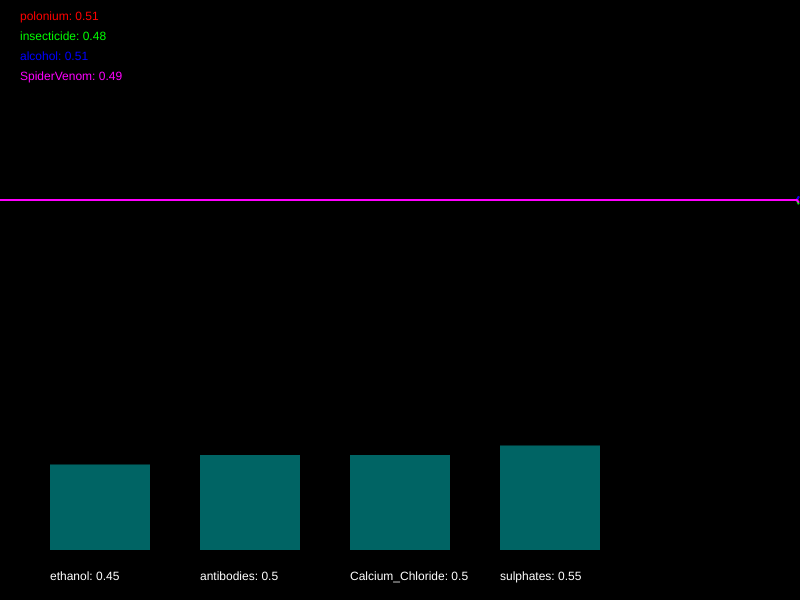
Frame 1 (no input)
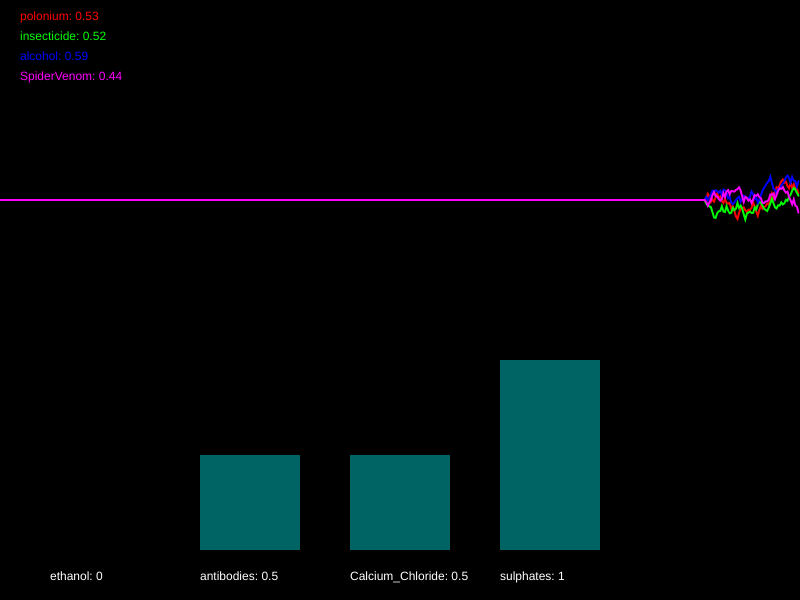
Frame 60 (no input)
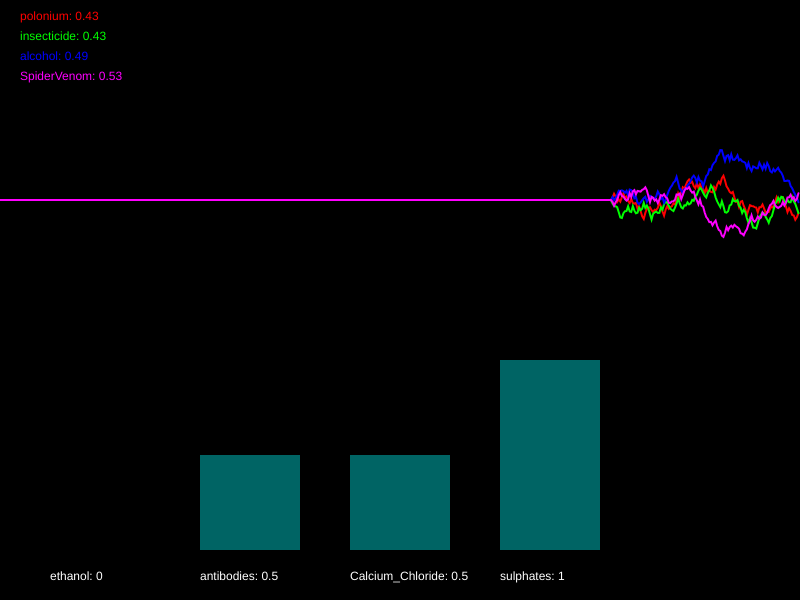
Frame 120 (the mouse pressed at the canvas centre since frame 60)

The p5.js sketch that drew these frames (run headless with seeded random() and noise() and a simulated clock; from frame 60 on, the mouse is pressed at the canvas centre):

// p5.js sketch
// ── sketch.js
/*

Officer: 6174876
CaseNum: 401-1-52429043-6174876

Case 401 - The Case of Norbert's Weiner Stand
Stage 2 - Toxic Burrito

Norbert is at it again. This time he’s set up a burrito stall and is lacing burritos with his foul toxin. The chaos is spreading. People are dropping like flies and burrito sales have fallen through the floor. To make matters worse it seems Norbert has cottoned on to our methods and has upped the complexity of his poison. You’ll find the antidote harder to develop this time. So kid, head down to the lab and get working.

You must develop the antidote by using conditional statements in the draw loop to do the following:

	- If insecticide goes above 0.66 or SpiderVenom dips below 0.59, try decreasing ethanol by 0.05
	- If alcohol dips below 0.5, try increasing ethanol by 0.04
	- When alcohol dips below 0.72 and polonium dips below 0.37, reduce antibodies by 0.01
	- When insecticide goes above 0.64 and SpiderVenom dips below 0.68, increment antibodies by 0.02
	- When polonium goes above 0.72 and alcohol goes above 0.73, try decreasing Calcium_Chloride by 0.01
	- When insecticide goes above 0.75, try increasing Calcium_Chloride by 0.04
	- When alcohol dips below 0.41, try decreasing sulphates by 0.02
	- When polonium goes above 0.39, increment sulphates by 0.05


Your conditional statements should consider the following poisons:

	- polonium
	- insecticide
	- alcohol
	- SpiderVenom


Your conditional statements should modify the following antidotes:

	- ethanol
	- antibodies
	- Calcium_Chloride
	- sulphates


- There are many ways to complete this task but you should only use the following commands and operators:

	if(){}
	>
	<
	&&
	||
	+=
	-=

*/

//Declare the poison variables
var polonium;
var insecticide;
var alcohol;
var SpiderVenom;


//Declare the antidote variables
var ethanol;
var antibodies;
var Calcium_Chloride;
var sulphates;


//This variable is used for drawing the graph
var graphs;


function setup() {

	createCanvas(800, 600);
	strokeWeight(2);

	//initialise the poisons and antidotes
	polonium = 0.5;
	insecticide = 0.5;
	alcohol = 0.5;
	SpiderVenom = 0.5;
	ethanol = 0.5;
	antibodies = 0.5;
	Calcium_Chloride = 0.5;
	sulphates = 0.5;


	//fills the graph with empty values
	graphs = [];

	for (var i = 0; i < 4; i++) {
		graphs.push([]);
		for (var j = 0; j < 512; j++) {
			graphs[i].push(0.5);
		}
	}

}

function draw() {

	//Develop the antidote below
	//Write conditional statements to change the amount of each substance ...


	// - If insecticide goes above 0.66 or SpiderVenom dips below 0.59, try decreasing ethanol by 0.05
	// - When insecticide goes above 0.64 and SpiderVenom dips below 0.68, increment antibodies by 0.02
	// - When insecticide goes above 0.75, try increasing Calcium_Chloride by 0.04


	// - If alcohol dips below 0.5, try increasing ethanol by 0.04
	// - When alcohol dips below 0.72 and polonium dips below 0.37, reduce antibodies by 0.01
	// - When alcohol dips below 0.41, try decreasing sulphates by 0.02

	// - When polonium goes above 0.72 and alcohol goes above 0.73, try decreasing Calcium_Chloride by 0.01
	// - When polonium goes above 0.39, increment sulphates by 0.05

	if (insecticide > 0.66 || SpiderVenom < 0.59) {
		ethanol -= 0.05
	}
	if (insecticide > 0.64 && SpiderVenom < 0.68) {
		antibodies += 0.02
	}
	if (insecticide > 0.75) {
		Calcium_Chloride += 0.04
	}

	if (alcohol < 0.5) {
		ethanol += 0.04
	}
	if (alcohol < 0.72 && polonium < 0.37) {
		antibodies -= 0.01
	}
	if (alcohol < 0.41) {
		sulphates -= 0.02
	}

	if (polonium > 0.72 && alcohol > 0.73) {
		Calcium_Chloride -= 0.01
	}
	if (polonium > 0.39) {
		sulphates += 0.05
	}





	//////////////////////////////////////////////////////

	//the code below generates new values using random numbers

	/*
		For testing, you might want to temporarily comment out
		these lines and set the same variables to constant values
		instead.
	*/

	polonium = nextValue(graphs[0], polonium);
	insecticide = nextValue(graphs[1], insecticide);
	alcohol = nextValue(graphs[2], alcohol);
	SpiderVenom = nextValue(graphs[3], SpiderVenom);


	ethanol = constrain(ethanol, 0, 1);
	antibodies = constrain(antibodies, 0, 1);
	Calcium_Chloride = constrain(Calcium_Chloride, 0, 1);
	sulphates = constrain(sulphates, 0, 1);


	///////// DO NOT CHANGE THE CODE BELOW ///////////

	//drawing code

	// set background
	background(0);
	noFill();

	//draw the graphs for the vitals
	var colors = [
		color(255, 0, 0),
		color(0, 255, 0),
		color(0, 0, 255),
		color(255, 0, 255),
		color(255, 255, 0),
		color(0, 255, 255)
	];

	for (var i = 0; i < graphs.length; i++) {
		stroke(colors[i]);
		drawGraph(graphs[i]);
	}

	//draw the poisons as text
	noStroke();
	fill(colors[0]);
	text('polonium: ' + nf(polonium, 1, 2), 20, 20);
	fill(colors[1]);
	text('insecticide: ' + nf(insecticide, 1, 2), 20, 40);
	fill(colors[2]);
	text('alcohol: ' + nf(alcohol, 1, 2), 20, 60);
	fill(colors[3]);
	text('SpiderVenom: ' + nf(SpiderVenom, 1, 2), 20, 80);


	//draw the antidotes bar chart
	drawBar(ethanol, 50, 'ethanol');
	drawBar(antibodies, 200, 'antibodies');
	drawBar(Calcium_Chloride, 350, 'Calcium_Chloride');
	drawBar(sulphates, 500, 'sulphates');


}

function nextValue(graph, val) {
	//gets the next value for a vital and puts it in an array for drawing
	var delta = random(-0.03, 0.03);

	val += delta;
	if (val > 1 || val < 0) {
		delta *= -1;
		val += delta * 2;
	}

	graph.push(val)
	graph.shift();
	return val;
}

function drawGraph(graph) {
	//draws an array as a graph
	beginShape();
	for (var i = 0; i < graph.length; i++) {
		vertex(width * i / 512, height * 0.5 - graph[i] * height / 3)
	}
	endShape();
}


function drawBar(val, x, name) {
	//draws the bars for bar chart
	noStroke();
	fill(0, 100, 100);
	var mh = height * 0.4 - 50;
	rect(x, (height - 50) - val * mh, 100, val * mh);
	fill(255);
	text(name + ": " + val, x, height - 20);
}
